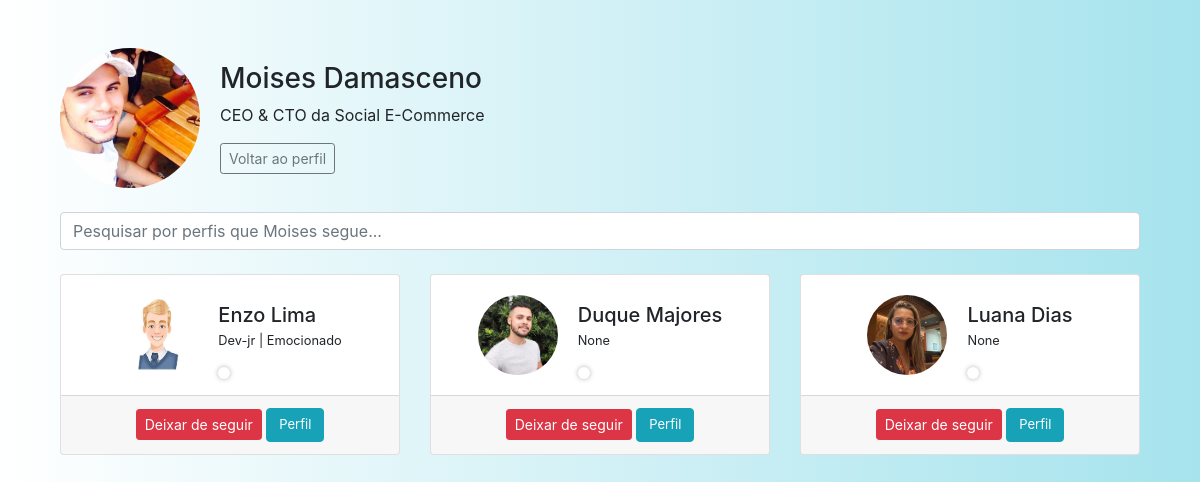
/seguindo/1/ (signed in), run on the app's committed database.
### app/models.py (models this page shows, shortened)
class User(UserMixin, db.Model):
    id = db.Column(db.Integer, primary_key=True)
    nome = db.Column(db.String(150))
    sobreNome = db.Column(db.String(150))
    status = db.Column(db.String(150))
    cpf_cnpj = db.Column(db.String(150), unique=True)
    email = db.Column(db.String(150), unique=True)
    senha = db.Column(db.String(150))
    imagem = db.Column(db.String(150), default='default.png')
    cor_fundo = db.Column(db.String(20), default='#ffffff')  # padrão: branco
    notificacoes = db.relationship('Notificacao', backref='usuario', lazy='dynamic')
    seguindo = db.relationship(
        'User', secondary=followers,
        primaryjoin=(followers.c.follower_id == id),
        secondaryjoin=(followers.c.followed_id == id),
        backref=db.backref('seguidores', lazy='dynamic'),
        lazy='dynamic'
    )
    notificacoes = db.relationship('Notificacao', backref='dono', lazy='dynamic')
    last_seen = db.Column(db.DateTime, default=datetime.utcnow)
    def is_online(self):
        if self.last_seen is None:
            return False
        return datetime.utcnow() - self.last_seen < timedelta(minutes=0.10)

### app/views.py (the view)
@app.route('/seguindo/<int:id>/', endpoint='seguindo')
@login_required
def seguindo(id):
    obj = User.query.get_or_404(id)
    pesquisa = request.args.get('pesquisa', '').strip()
    seguindo_query = obj.seguindo
    if pesquisa:
        seguindo_filtrado = [user for user in seguindo_query if pesquisa.lower() in user.nome.lower()]
    else:
        seguindo_filtrado = seguindo_query
    context = {
        'dados': seguindo_filtrado,
        'usuario_atual_seguindo_ids': {u.id for u in current_user.seguindo}
    }
    return render_template('seguindo.html', obj=obj, context=context)

### app/__init__.py (called while the page is built)
@login_manager.user_loader
def load_user(user_id):
    return User.query.get(int(user_id))

### app/views.py (called while the page is built)
@app.before_request
def update_last_seen():
    if current_user.is_authenticated:
        current_user.last_seen = datetime.utcnow()
        db.session.commit()

### app/templates/seguindo.html (shortened to what this page needs)
{% extends 'base.html' %}
{% block styles %}
<link rel="stylesheet" href="{{ url_for('static', filename='css/index.css') }}">
<link rel="stylesheet" href="{{ url_for('static', filename='css/seguindo.css') }}">
{% endblock %}
{% block content %}
<div id="corpo_seguindo" class="container mt-5">
    <div id="titulo_seguindo" class="row mb-4 align-items-center">
        <div class="">
            <img id="img_seguindo_1" class="img-fluid rounded-circle" src="{{ url_for('static', filename='imagens/' + obj.imagem) }}" alt="Foto Perfil">
        </div>
        <div class="">
            <h3>{{ obj.nome }} {{ obj.sobreNome }}</h3>
            <p>{{ obj.status }}</p>
            <a href="{{ url_for('home', id=obj.id) }}" class="btn btn-outline-secondary btn-sm">Voltar ao perfil</a>
        </div>
    </div>
    <form method="get" class="mb-4">
        <input type="text" name="pesquisa" class="form-control" placeholder="Pesquisar por perfis que {{obj.nome}} segue..." value="{{ request.args.get('pesquisa', '') }}">
    </form>
    {% if not context.dados %}
        <p>Nenhum usuário encontrado.</p>
    {% else %}
        <div class="row">
            {% for usuario in context.dados %}
                <div class="col-md-4 mb-4">
                    <div class="card h-100">
                        <div id="card_conteudo_seguindo" class="card-body d-flex align-items-center">
                            <img src="{{ url_for('static', filename='imagens/' + usuario.imagem) }}" alt="Imagem do Usuário" class="rounded-circle me-3" width="60" height="60">
                            <div id="info_seguindo">
                                <h5 class="card-title mb-0">{{ usuario.nome }} {{ usuario.sobreNome }}</h5>
                                <p class="card-text"><small>{{ usuario.status }} </small></p>
                                <div id="status-indicador" class="{% if usuario.last_seen and usuario.is_online() %}online{% else %}offline{% endif %}"></div>
                            </div>
                        </div>
                        {% if usuario.id != current_user.id %}
                            <div class="card-footer text-center">
                                <form class="follow-toggle-form" data-user-id="{{ usuario.id }}"
                                    data-action="{% if usuario.id in context.usuario_atual_seguindo_ids %}deixar_de_seguir{% else %}seguir{% endif %}">
                                    <button type="submit"
                                            class="btn btn-sm {% if usuario.id in context.usuario_atual_seguindo_ids %}btn-danger{% else %}btn-primary{% endif %}">
                                        {% if usuario.id in context.usuario_atual_seguindo_ids %}Deixar de seguir{% else %}Seguir{% endif %}
                                    </button>
                                    <a href="{{ url_for('home', id=usuario.id) }}" class="btn btn-info">Perfil</a>
                                </form>
                            </div>
                        {% endif %}
                    </div>
                </div>
            {% endfor %}
        </div>
    {% endif %}
</div>
{% endblock %}

### app/static/css/index.css (style rules this page uses)
#body { background-image: linear-gradient(to right, #fff, #a6e3ed ); height: 100vh; }

### app/static/css/seguindo.css (style rules this page uses)
#corpo_seguindo { height: 100vh; }
#corpo_seguindo img { width: 140px; height: 140px; }
.card-footer form a { font-size: small; }
#status-indicador { position: absolute; width: 15px; height: 15px; border-radius: 50%; box-shadow: 0 0 5px rgba(0, 0, 0, 0.3); z-index: 1000; transition: background-color 0.3s ease; }
#status-indicador.offline { background-color: white; width: 12px; height: 12px; border-radius: 50%; }
#img_seguindo_1 { width: 120px; margin-right: 20px; margin-left: 15px; }
#card_conteudo_seguindo { margin: 0 auto; }
#info_seguindo { margin-left: 20px; }
#card_conteudo_seguindo img { width: 80px; height: 80px; }

### data on the page
User: imagem (picture), nome "Moises", sobreNome "Damasceno", status "CEO & CTO da Social E-Commerce", pesquisa "Pesquisar por perfis que Moises segue..."
User: imagem (picture), nome "Enzo", sobreNome "Lima", status "Dev-jr | Emocionado", shows "Deixar de seguir"
User: imagem (picture), nome "Duque", sobreNome "Majores", status "None", shows "Deixar de seguir"
User: imagem (picture), nome "Luana", sobreNome "Dias", status "None", shows "Deixar de seguir"
